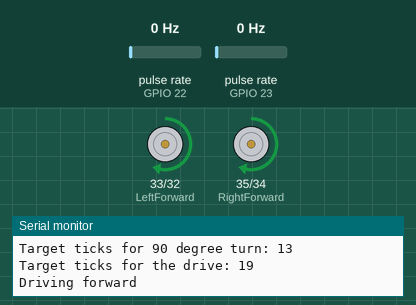
Recording of a sketch running on a simulated ESP32. Shown: motor-driver pin pairs drawn as motors (green arrow = first pin HIGH = forward, orange = second pin HIGH = backward, longer = more drive), the last lines printed to the serial monitor. Wiring (inferred from the names in the program): 2 × pulse sensor: data GPIO 22 / data GPIO 23. The test bench sets the inputs (shaded band); at power-on: pulse rate (sensors on GPIO 22, GPIO 23) 0 Hz.

Above: at 6.2 s.
6.3 s: pulse rate (sensor on GPIO 22) set to 50 Hz
At 7.1 s:
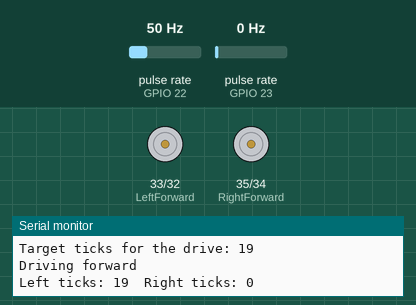
At 8.99 s:
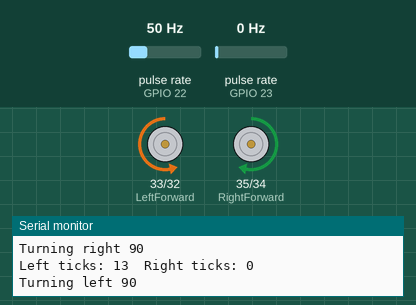
9.3 s: pulse rate (sensor on GPIO 22) set to 4 Hz
At 10.8 s:
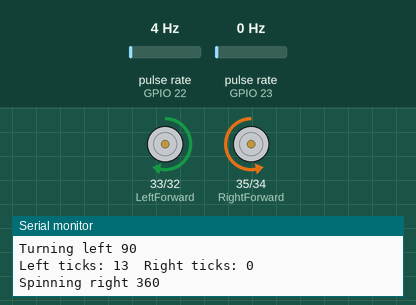
11.1 s: pulse rate (sensor on GPIO 23) set to 16 Hz
14.1 s: pulse rate (sensor on GPIO 23) set to 20 Hz
Timing chart, 0 to 16.9 s (numbered marks = the images above; inputs shaded):
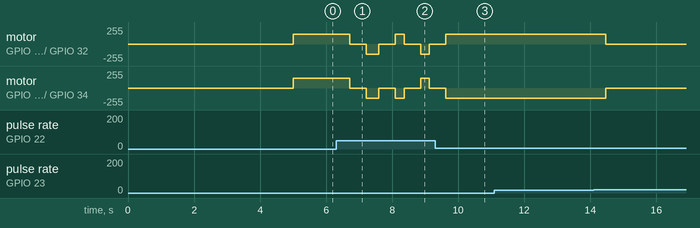

Measured:
- after the input at 9.3 s, motor on GPIO 33 (LeftForward) / GPIO 32 (LeftBackward): goes on until 9.6 s, then stays forward 150/255; motor on GPIO 35 (RightForward) / GPIO 34 (RightBackward): goes on until 9.6 s, then stays backward 150/255
- after the input at 11.1 s, every drawn part: stays the same

The sketch:

Motor_test.ino
```cpp
// =====================================================================
// ENCODER MOVEMENT TEST SEQUENCE
// Runs this sequence, then pauses and repeats:
//   1. Drive forward 20 cm
//   2. Drive backward 20 cm
//   3. Turn right 90 degrees
//   4. Turn left 90 degrees
//   5. Spin right 360 degrees (easy to judge by eye, used for calibration)
// All movements count encoder ticks instead of using fixed delays.
// Each movement stops when EITHER side reaches the target ticks,
// or when the timeout ends.
// =====================================================================

// ---------- Motor pins (placeholders, update after wiring) ----------
const int RightForward = 35;     // PWM on this pin drives the right side forward
const int RightBackward = 34;   // PWM on this pin drives the right side backward
const int LeftForward = 33;     // PWM on this pin drives the left side forward
const int LeftBackward = 32;    // PWM on this pin drives the left side backward

// ---------- Encoder pins (placeholders, must be interrupt-capable) ----------
const int LeftEncoderPin = 22;
const int RightEncoderPin = 23;

// ---------- Robot measurements (MEASURE THESE ON THE REAL ROBOT) ----------
const float TrackWidthCm = 18.0;        // Distance between left and right wheels, center to center
const float WheelDiameterCm = 6.5;      // Wheel diameter from the parts list
const int TicksPerRevolution = 20;      // Slots on the encoder disk

// ---------- Calibration ----------
// If the 360 spin turns too little, make this number BIGGER.
// If it turns too much, make it SMALLER.
// Example: the spin only reaches 300 degrees -> 1.0 * 360 / 300 = 1.2
const float TurnCalibration = 1.0;

// ---------- Distances ----------
const float DriveDistanceCm = 20.0;     // How far to drive forward and backward

// ---------- Calculated values (computed from the numbers above) ----------
const float CmPerTick = (3.14159 * WheelDiameterCm) / TicksPerRevolution;   // About 1.02 cm

// Ticks each wheel needs for a full 360 degree spin:
// each wheel travels the full circle, with the track width as the diameter
const long Turn360Ticks = ((3.14159 * TrackWidthCm) / CmPerTick) * TurnCalibration;

// A 90 degree turn is a quarter of the full spin
const long Turn90Ticks = Turn360Ticks / 4;

// Ticks each wheel needs to drive the set distance in a straight line
const long DriveTicks = DriveDistanceCm / CmPerTick;                        // About 19 ticks

// ---------- Tuning ----------
const int TurnPower = 150;                  // PWM value (0-255) while turning
const int DrivePower = 150;                 // PWM value (0-255) while driving
const unsigned long TimeoutMs = 5000;       // Safety stop if the encoders never reach the target
const int SettleMs = 500;                   // Short pause between movements so the robot stops coasting
const int PauseMs = 4000;                   // Pause at the end of the sequence (time to check the result)

// ---------- Encoder counters ----------
// volatile = the interrupt can change these at any moment,
// so the compiler must always read the real value
volatile long LeftTicks = 0;
volatile long RightTicks = 0;

// ---------- Interrupt functions ----------
// These run automatically every time an encoder slot passes the sensor.
// IRAM_ATTR keeps them in fast memory so the ESP32 never misses a tick.
// NOTE: a single-channel encoder cannot tell direction, so we just count up.
void IRAM_ATTR CountLeftTick()
{
  LeftTicks++;
}

void IRAM_ATTR CountRightTick()
{
  RightTicks++;
}

void setup()
{
  Serial.begin(115200);

  pinMode(RightForward, OUTPUT);
  pinMode(RightBackward, OUTPUT);
  pinMode(LeftForward, OUTPUT);
  pinMode(LeftBackward, OUTPUT);

  pinMode(LeftEncoderPin, INPUT_PULLUP);
  pinMode(RightEncoderPin, INPUT_PULLUP);

  // Run the counting functions on every RISING edge of the encoder signal
  attachInterrupt(digitalPinToInterrupt(LeftEncoderPin), CountLeftTick, RISING);
  attachInterrupt(digitalPinToInterrupt(RightEncoderPin), CountRightTick, RISING);

  StopMotors();

  Serial.print("Target ticks for 360 degree spin: ");
  Serial.println(Turn360Ticks);
  Serial.print("Target ticks for 90 degree turn: ");
  Serial.println(Turn90Ticks);
  Serial.print("Target ticks for the drive: ");
  Serial.println(DriveTicks);

  // Time to place the robot down
  delay(5000);
}

void loop()
{
  Serial.println("Driving forward");
  DriveForwardByTicks(DriveTicks);
  delay(SettleMs);

  Serial.println("Driving backward");
  DriveBackwardByTicks(DriveTicks);
  delay(SettleMs);

  Serial.println("Turning right 90");
  TurnRightByTicks(Turn90Ticks);
  delay(SettleMs);

  Serial.println("Turning left 90");
  TurnLeftByTicks(Turn90Ticks);
  delay(SettleMs);

  Serial.println("Spinning right 360");
  TurnRightByTicks(Turn360Ticks);

  Serial.println("Sequence done, check the result");
  delay(PauseMs);
}

// Drive straight forward until a side reaches the target ticks, or the timeout ends
void DriveForwardByTicks(long targetTicks)
{
  ResetTicks();
  StopMotors();
  analogWrite(LeftForward, DrivePower);
  analogWrite(RightForward, DrivePower);
  WaitForTicks(targetTicks);
  StopMotors();
  PrintResult();
}

// Drive straight backward until a side reaches the target ticks, or the timeout ends
void DriveBackwardByTicks(long targetTicks)
{
  ResetTicks();
  StopMotors();
  analogWrite(LeftBackward, DrivePower);
  analogWrite(RightBackward, DrivePower);
  WaitForTicks(targetTicks);
  StopMotors();
  PrintResult();
}

// Turn right until a side reaches the target ticks, or the timeout ends
void TurnRightByTicks(long targetTicks)
{
  ResetTicks();
  StopMotors();
  analogWrite(LeftForward, TurnPower);
  analogWrite(RightBackward, TurnPower);
  WaitForTicks(targetTicks);
  StopMotors();
  PrintResult();
}

// Turn left until a side reaches the target ticks, or the timeout ends
void TurnLeftByTicks(long targetTicks)
{
  ResetTicks();
  StopMotors();
  analogWrite(LeftBackward, TurnPower);
  analogWrite(RightForward, TurnPower);
  WaitForTicks(targetTicks);
  StopMotors();
  PrintResult();
}

// Waits here until EITHER encoder reaches the target, or the timeout runs out.
// The motors are already running when this is called.
void WaitForTicks(long targetTicks)
{
  unsigned long startTime = millis();

  while (true)
  {
    // Copy the counts safely: stop interrupts for a moment while reading
    noInterrupts();
    long left = LeftTicks;
    long right = RightTicks;
    interrupts();

    // First side to hit the target ends the movement
    if (left >= targetTicks || right >= targetTicks)
    {
      return;
    }

    // Safety: if nothing reaches the target in time, give up
    if (millis() - startTime >= TimeoutMs)
    {
      Serial.println("TIMEOUT - encoders did not reach the target");
      return;
    }
  }
}

// Sets both tick counters back to zero
void ResetTicks()
{
  noInterrupts();
  LeftTicks = 0;
  RightTicks = 0;
  interrupts();
}

// Prints how many ticks each side actually counted
void PrintResult()
{
  noInterrupts();
  long left = LeftTicks;
  long right = RightTicks;
  interrupts();

  Serial.print("Left ticks: ");
  Serial.print(left);
  Serial.print("  Right ticks: ");
  Serial.println(right);
}

// All four pins off
void StopMotors()
{
  analogWrite(LeftForward, 0);
  analogWrite(LeftBackward, 0);
  analogWrite(RightForward, 0);
  analogWrite(RightBackward, 0);
}
```
